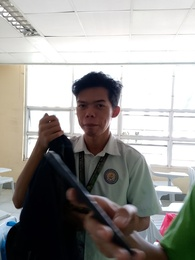
#> input picture Photos/pic.jpg, 195 x 260 px
$ python masking.py
#> lines starting #> are read from the running program, lines starting #| are printed output that depends on the picture; after the words box and inside, x2 and y2 are one past the last pixel; in counts of white or black regions, pixels touching at a corner belong together
# pylint:disable=no-member

import cv2 as cv
import numpy as np

img = cv.imread("Photos/pic.jpg")
#> img is the input picture: shape (260, 195, 3); mean B, G, R 149.5, 152.6, 154.4
cv.imshow("Cats", img)

blank = np.zeros(img.shape[:2], dtype="uint8")
cv.imshow("Blank Image", blank)

circle = cv.circle(
    blank.copy(), (img.shape[1] // 2 + 45, img.shape[0] // 2), 100, 255, -1
)

rectangle = cv.rectangle(blank.copy(), (30, 30), (370, 370), 255, -1)

weird_shape = cv.bitwise_and(circle, rectangle)
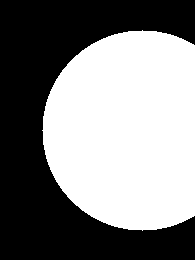
#> circle: shape (260, 195); 50.7% white; 1 black region, box (x1, y1, x2, y2) and area: (0, 0, 195, 260) 24997
cv.imshow("Weird Shape", weird_shape)

masked = cv.bitwise_and(img, img, mask=weird_shape)
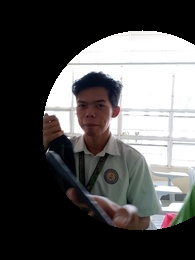
#> masked: shape (260, 195, 3); mean B, G, R 83, 83.2, 84.4
cv.imshow("Weird Shaped Masked Image", masked)

cv.waitKey(0)

$ run again, with Photos/two.jpg copied over Photos/pic.jpg
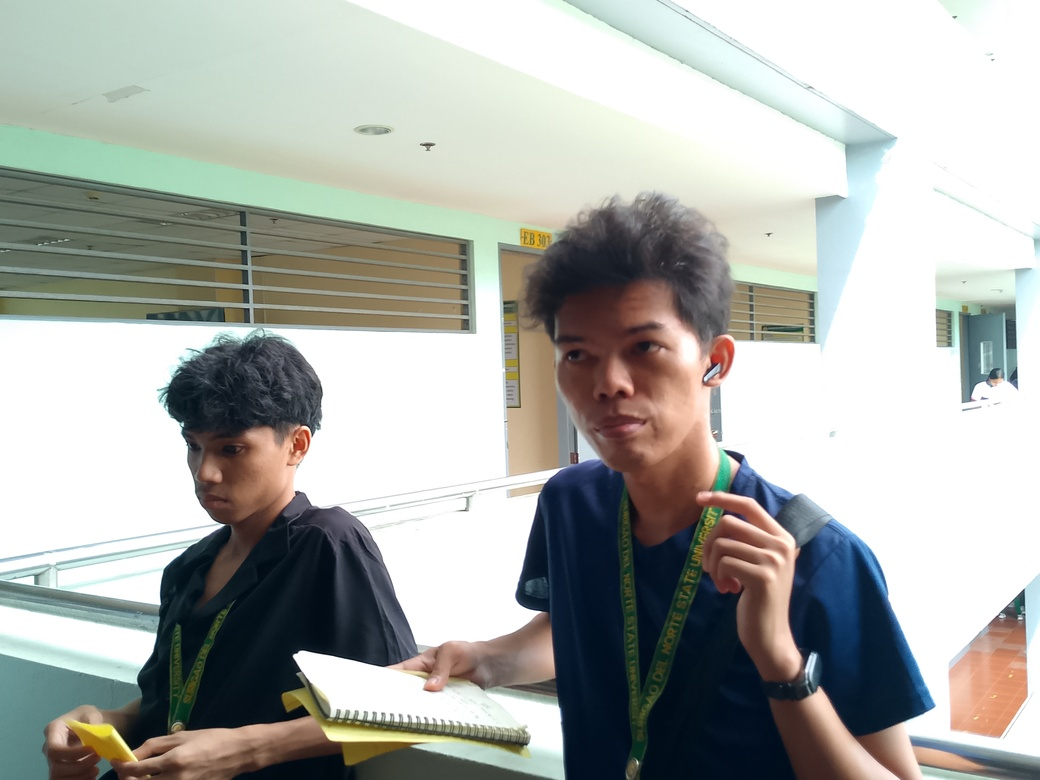
#> input picture Photos/two.jpg, 1040 x 780 px
#> img is the input picture: shape (780, 1040, 3); mean B, G, R 169, 173.8, 171.1
#> `weird_shape = cv.bitwise_and(circle, rectangle)`:
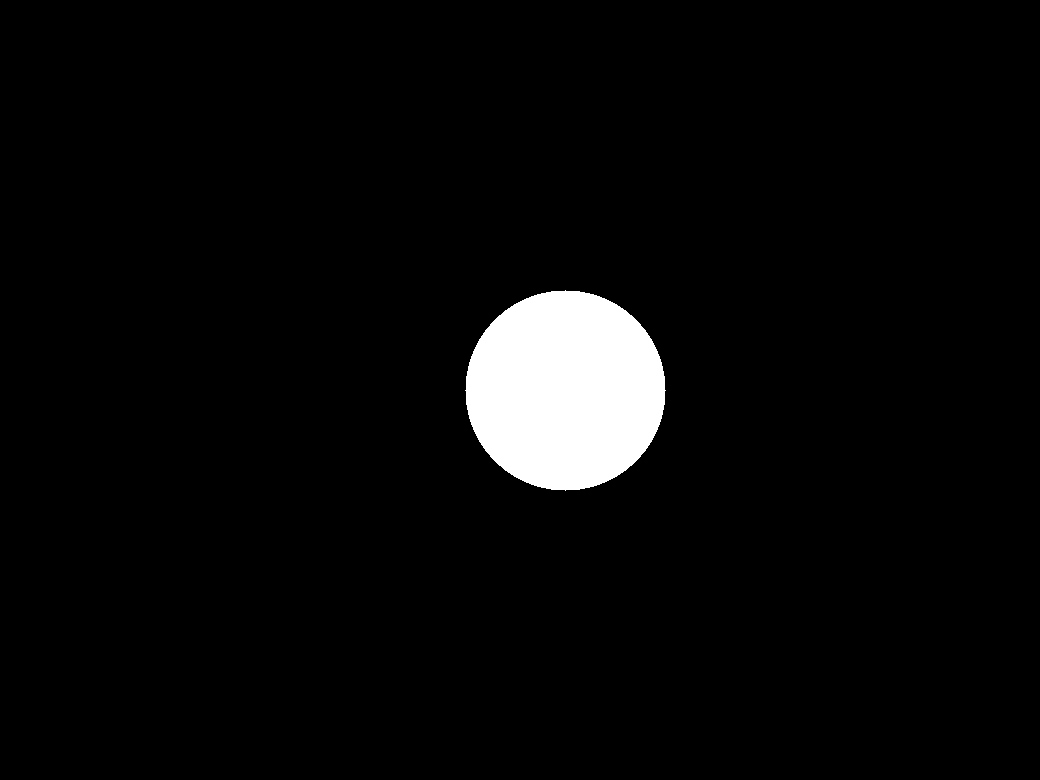
#> circle: shape (780, 1040); 3.9% white; 1 white region, box (x1, y1, x2, y2) and area: (465, 290, 666, 491) 31417
#> masked: shape (780, 1040, 3); every value is 0
